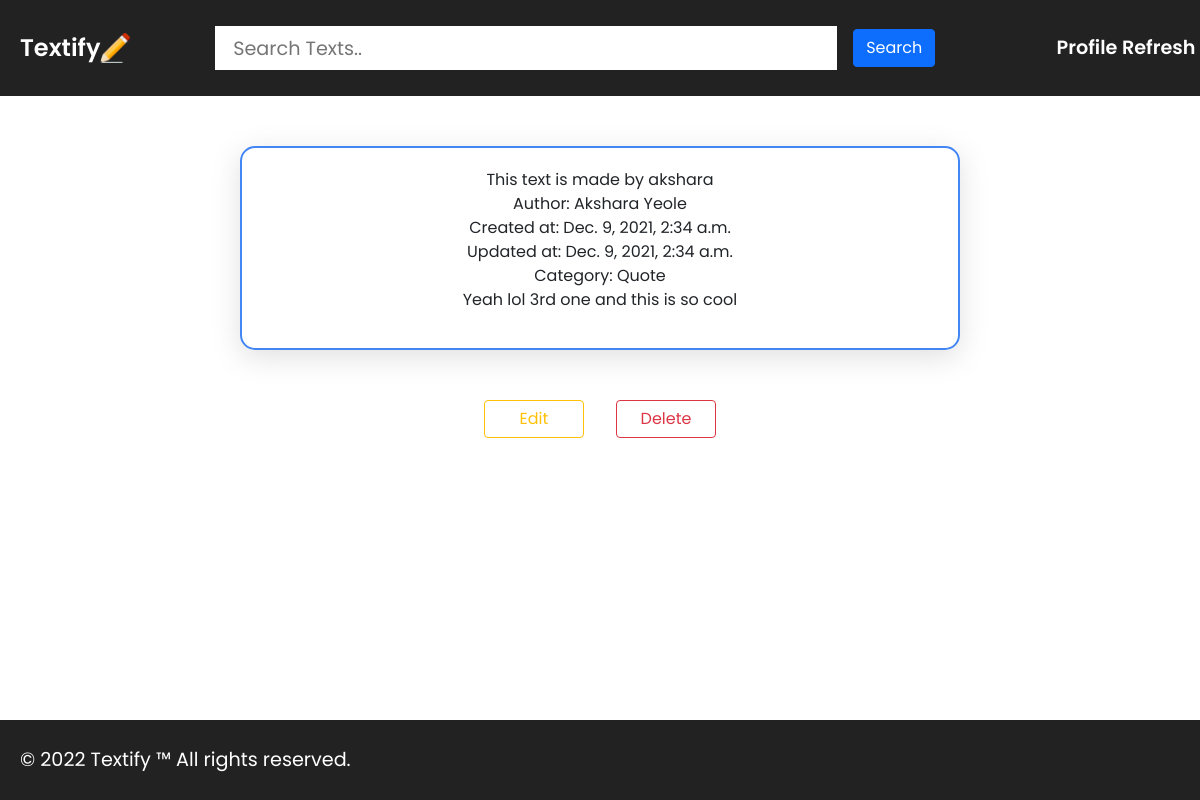
Before: /text/3 with the older database file.
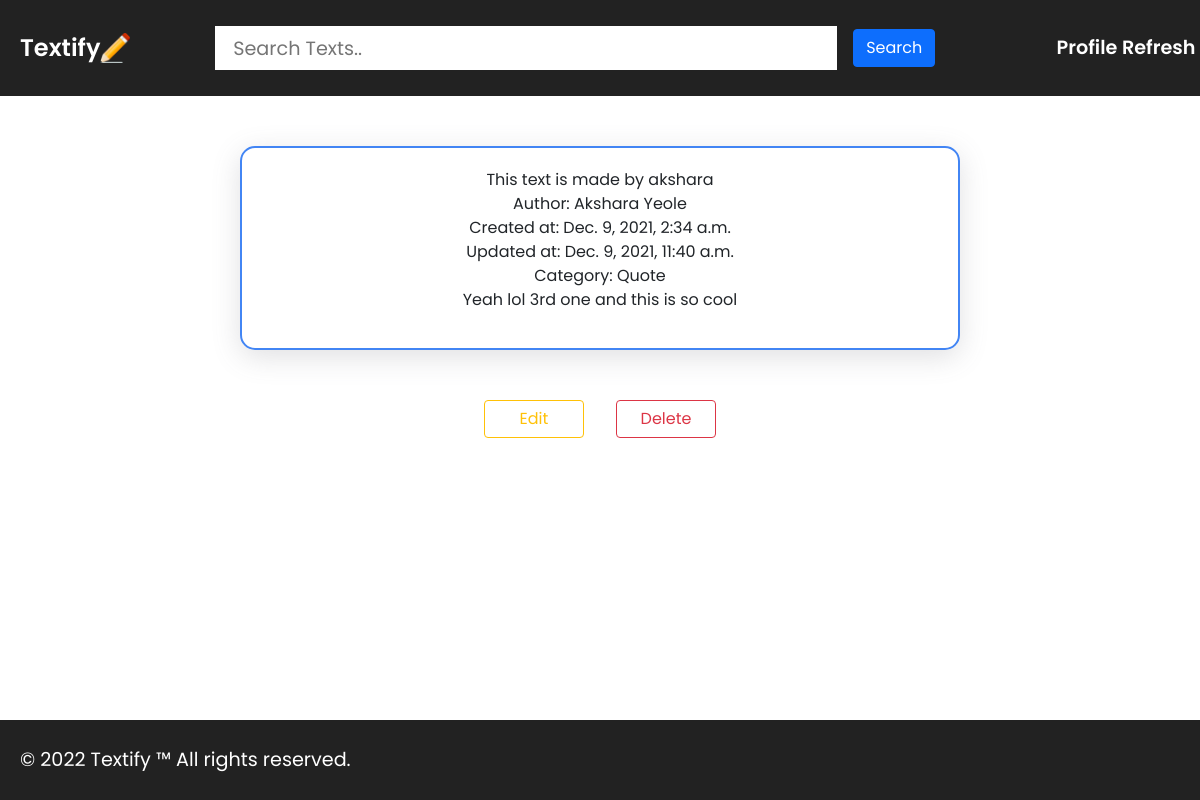
After: the same page with the newer database file.
### textifyapi/models.py (models this page shows, shortened)
class Text(models.Model):
    TEXT_CATEGORY = [
        ("gn", "General"),
        ("rm", "Reminder"),
        ("th", "Thought"),
        ("qt", "Quote"),
        ("nt", "Note")
    ]
    TEXT_SEVERITY = [
        ("l", "low"),
        ("m", "moderate"),
        ("h", "high")
    ]
    title = models.CharField(max_length=100, null=True, blank=True)
    content = RichTextField(null=True, blank=True)
    image = models.ImageField(upload_to="images/", blank=True, null=True)
    category = models.CharField(max_length=2, choices=TEXT_CATEGORY, default="gn")
    severity = models.CharField(max_length=1, choices=TEXT_SEVERITY, null=True, blank=True)
    pinned = models.BooleanField(default=False)
    created_at = models.DateTimeField(auto_now_add=True)
    updated_at = models.DateTimeField(auto_now=True)
    user = models.ForeignKey(User, on_delete=models.CASCADE)
    class Meta:
        ordering = ["-created_at"]

class User(models.Model):
    GENDER_CHOICE = [
        ("m", "Male"),
        ("f", "Female"),
        ("o", "Other")
    ]
    name = models.CharField(max_length=50)
    age = models.IntegerField(validators=[MinValueValidator(1), MaxValueValidator(100)])
    gender = models.CharField(max_length=1 ,choices=GENDER_CHOICE)
    email = models.EmailField()
    username = models.CharField(max_length=10)
    password = models.CharField(max_length=10)
    profile_pic = models.ImageField(null=True, blank=True, upload_to="php/")

### textifyapi/views.py (the view)
# urls.py: path('text/<pk>', views.TextDetailView.as_view(), name="textdetail" ),
class TextDetailView(DetailView):
    model = Text
    template_name = "textifyapi/textdetail.html"

### textifyapi/templates/textifyapi/textdetail.html
{% extends 'textifyapi/base.html' %}
{% load static %}
{% block head %}
<link rel="stylesheet" href="{% static 'textifyapi/textdetail.css' %}" type="text/css">
{% endblock head %}
{% block content %}
    <div id="single_text">
        <span>{{object.title}}</span>
        <span>Author: {{object.user.name}}</span>
        <span>Created at: {{object.created_at}}</span>
        <span>Updated at: {{object.updated_at}}</span>
        <span>Category: {{object.get_category_display}}</span>
        <span>{{object.content|safe}}</span>
    </div>
    <div id="options">
        <a href="{% url 'textupdate' object.pk %}"><button type="button" class="btn btn-outline-warning mx-3">Edit</button></a>
        <a href="{% url 'textdelete' object.pk %}"><button type="button" class="btn btn-outline-danger mx-3">Delete</button></a>
    </div>
{% endblock content %}

Changed rows visible on the page:
changed Text "This text is made by akshara": updated_at "Dec. 9, 2021, 2:34 a.m." → "Dec. 9, 2021, 11:40 a.m."
